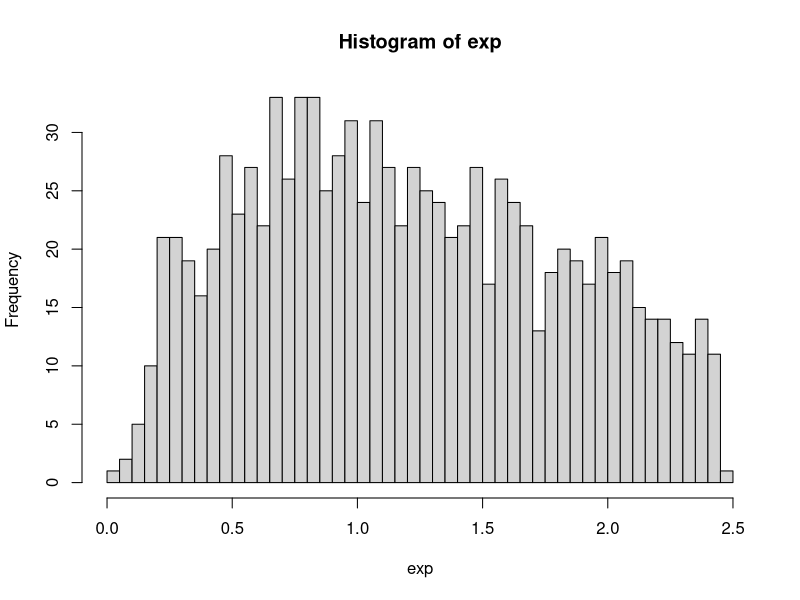

Here is the R script that generated this plot:
f<-function(g,l,a)
{
  a=1/a;
  return (log(1-g^a)*-1/l);
}

func<-function(l,a,n)
{
  f1<-vector(length=n);
  i=0;
  exp<-vector(length=n);
  while(i<n)
  {
    u<-runif(1,0,1);
    g=((1+l)-sqrt(1+l^2+2*l-4*u*l))/2;
    exp[i]=f(g,l,a);
    i=i+1;
  }
  png("exp.png");
  hist(exp,breaks=50);
}

func(0.5,2,1000);

